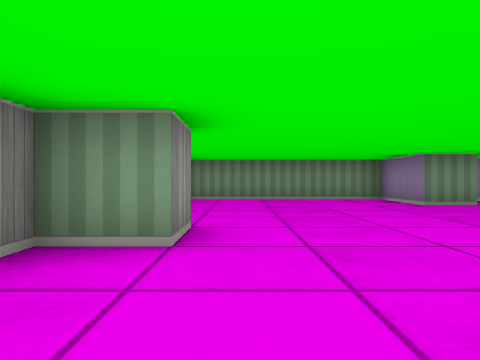
[1] (above)

16 first-person views from a walk through a cub3D maze. The camera is about half as high as the walls, looks level and sees 70° across. The floor is counted in squares. Each view is taken from the middle of a square. On the plan, view 1 faces up. The plan holds only what a view shows up to about 9 squares ahead; the rest is blank.

[2]
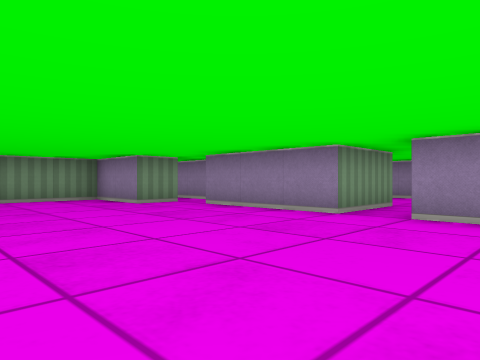

[3]
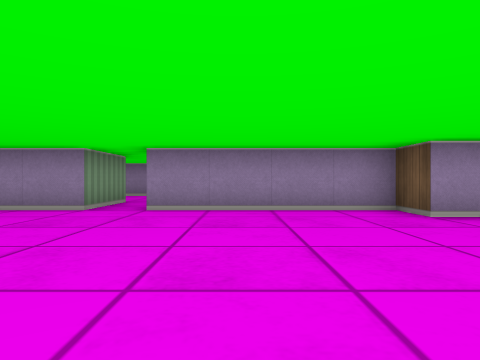

[4]
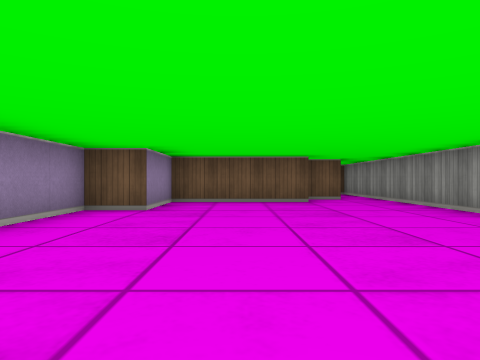

[5]
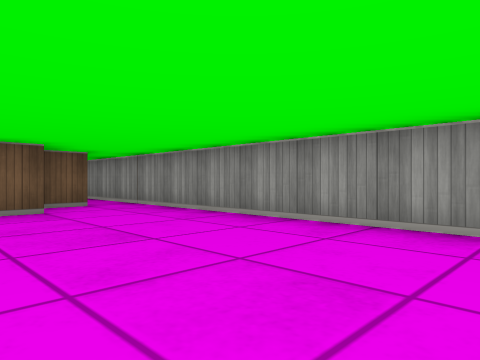

[6]
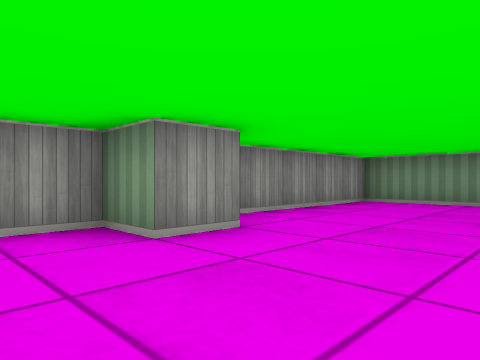

[7]
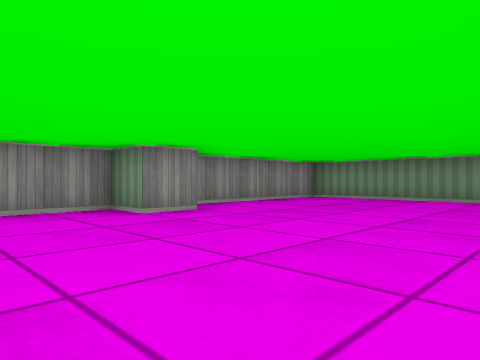

[8]
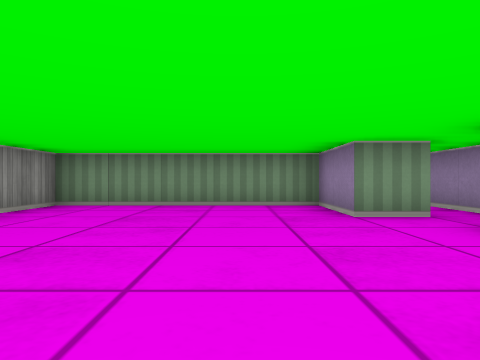

[9]
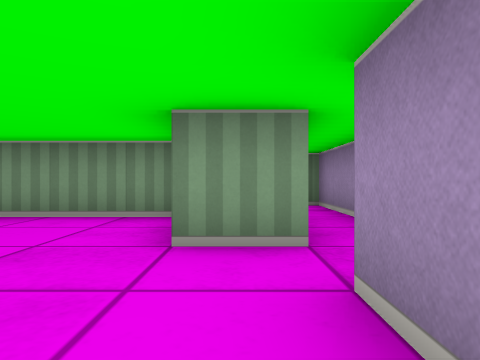

[10]
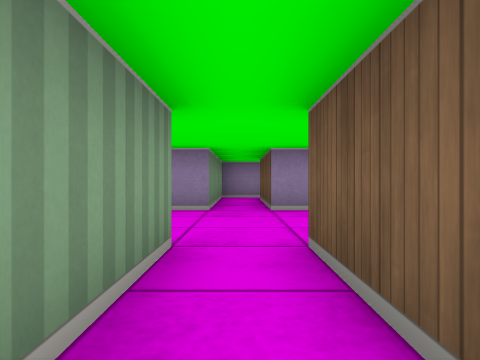

[11]
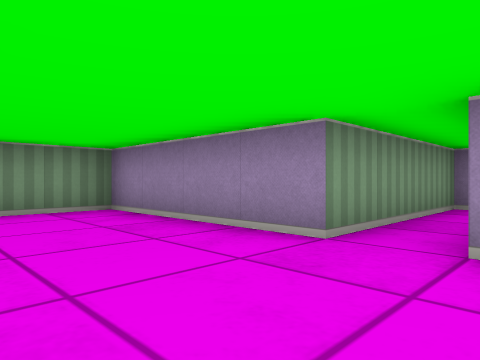

[12]
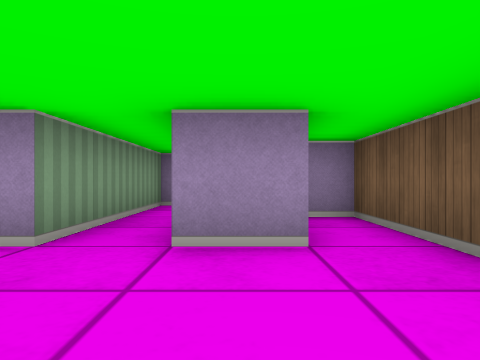

[13]
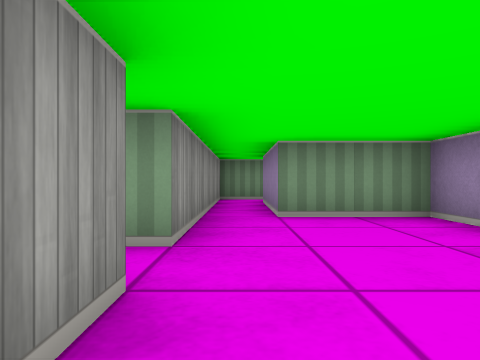

[14]
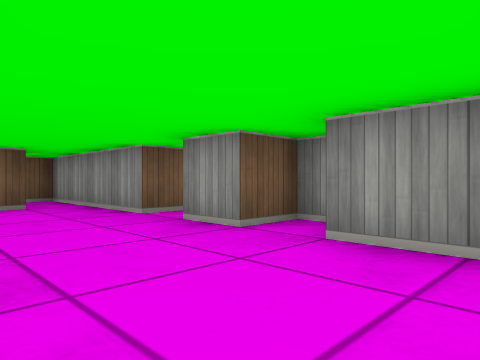

[15]
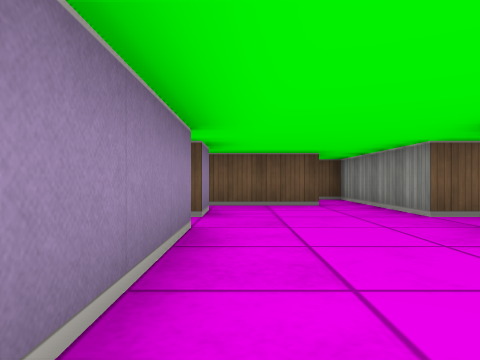

[16]
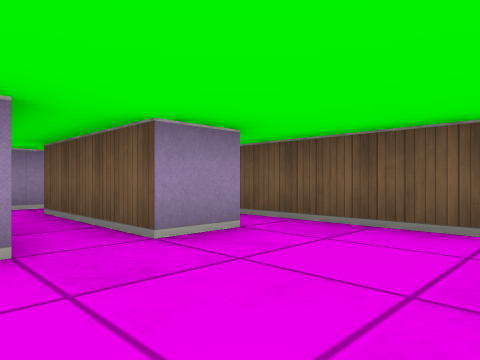

### Floor plan
Points are (right, up) in squares from view 1. A wall is a line through its corners. A room is listed if a view was taken in it or the views show most of it. See-through windows are left out.
Room 1 (views 1, 2, 3, 4, 5, 6, 7, 8, 9, 10)
walls: (-0.5, 3.5) (-0.5, 2.5) (-1.5, 2.5) (-1.5, -8.1); (4.5, 2.5) (4.5, 5.5); (4.6, 6.5) (3.5, 6.5) (3.5, 8.5) (-1.5, 8.5) (-1.5, 4.2); (0.5, -4.5) (3.5, -4.5) (3.5, -2.5) (4.5, -2.5) (4.5, 1.5); (-0.5, -5.5) (0.4, -5.5)
ways out: opening at (5.5, 2) to room 2; opening at (5, 7)
Room 2 (views 11, 12, 13, 14, 15, 16)
walls: (9.5, 2.5) (9.5, 6.5) (7.5, 6.5); (5.5, 4) (5.5, 3.5) (6.5, 3.5) (6.5, 2.5) (4.5, 2.5); (9.5, 0.5) (9.5, 1.5); (7.5, -0.5) (11.5, -0.5) (11.5, 0.1); (4.5, 1.5) (6.5, 1.5) (6.5, -1.5); (6.5, 6.5) (6.5, 4.5) (6.1, 4.5)
ways out: opening at (5.5, 2) to room 1; opening at (10, 2) to room 3; opening at (7, 6) to room 4; opening at (7, -1) to room 5
Room 3 (no view inside)
walls: (13.5, 1.1) (13.5, 2.5) (9.5, 2.5); (9.5, 1.5) (12.5, 1.5)
ways out: opening at (10, 2) to room 2
Room 4 (no view inside)
walls: (6.5, 10.2) (6.5, 6.5); (7.6, 10.5) (6.5, 10.5); (7.5, 6.5) (7.5, 9.5)
ways out: opening at (7, 6) to room 2
Room 5 (no view inside)
walls: (6.5, -1.5) (6.5, -2.5) (7.1, -2.5)
ways out: opening at (7, -1) to room 2

Positions as (right, up) in squares from view 1, and headings:
1: (0, 0), facing up
2: (0, 0), facing up-right
3: (-1, 0), facing right
4: (2, 3), facing down
5: (2, 1), facing down-left
6: (2, 1), facing up-left
7: (4, 0), facing up-left
8: (2, 2), facing up
9: (4, 4), facing up
10: (4, 2), facing right
11: (7, 1), facing up-right
12: (7, 1), facing right
13: (7, 2), facing up
14: (9, 6), facing down-left
15: (9, 6), facing down
16: (7, 3), facing down-right
